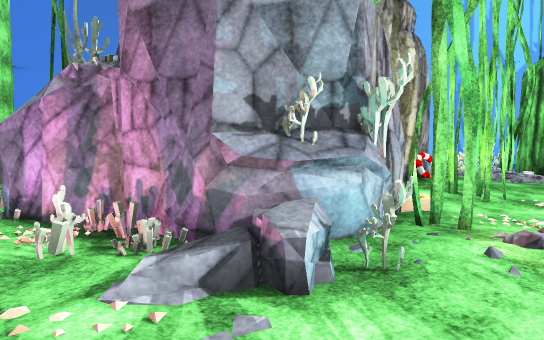
view 1 (above)

21 first-person views from a walk through a Unity game level. The camera is 1.2 m above the floor, tilts 4° down and sees 75° across. The floor is counted in squares, 1 m on a side. Each view is taken from the middle of a square. On the plan, view 1 faces up. The plan holds only what a view shows up to about 14 squares ahead; the rest is blank. The place goes on beyond the plan. The player character is not drawn. Some animated figures are not drawn. Some surface patterns are stand-ins.

view 2
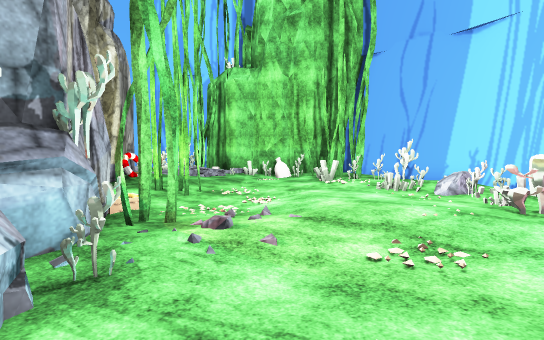

view 3
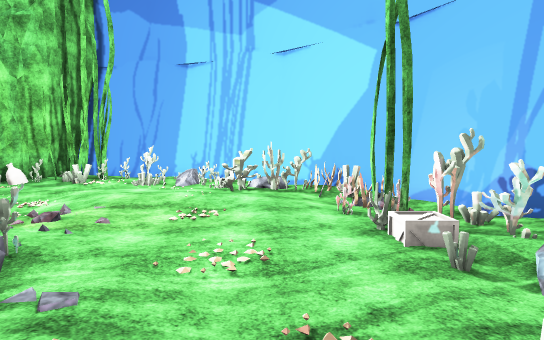

view 4
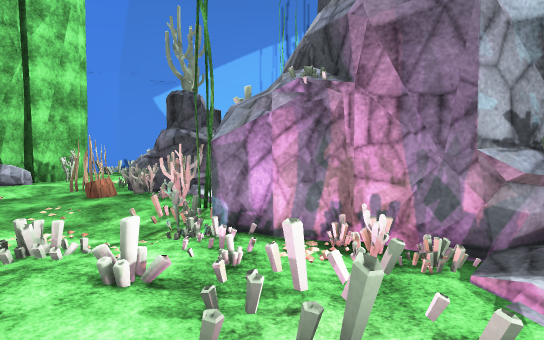

view 5
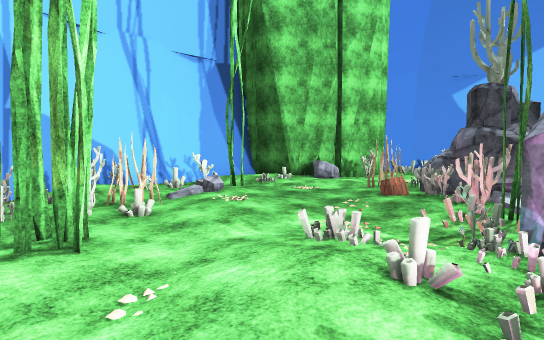

view 6
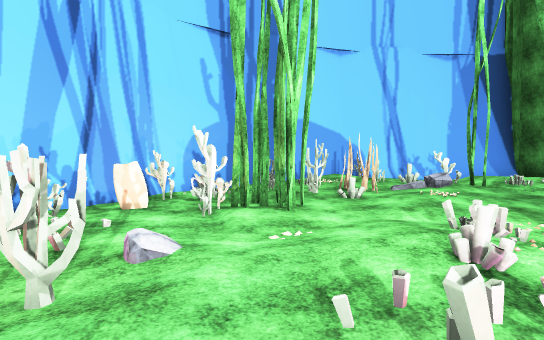

view 7
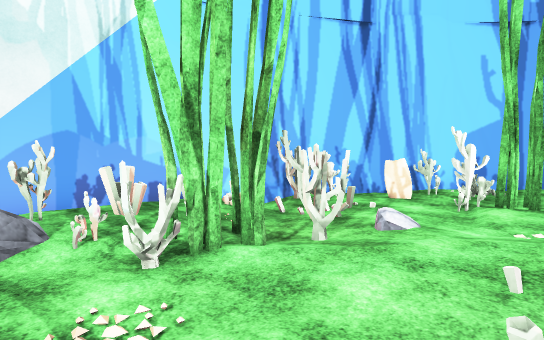

view 8
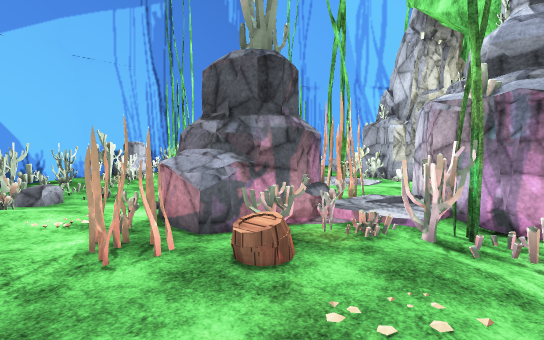

view 9
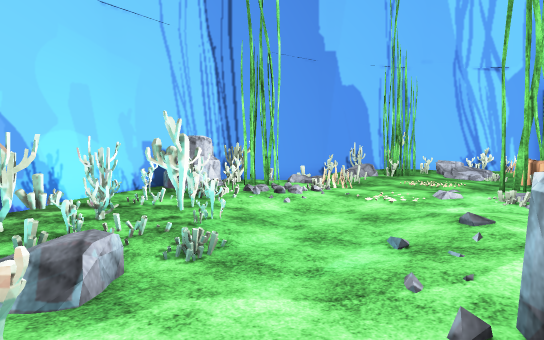

view 10
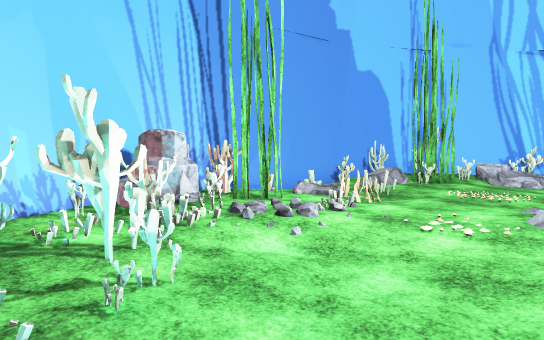

view 11
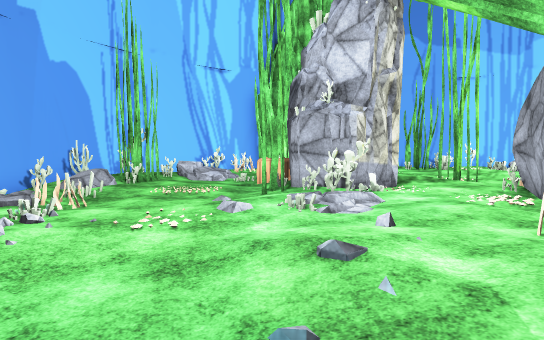

view 12
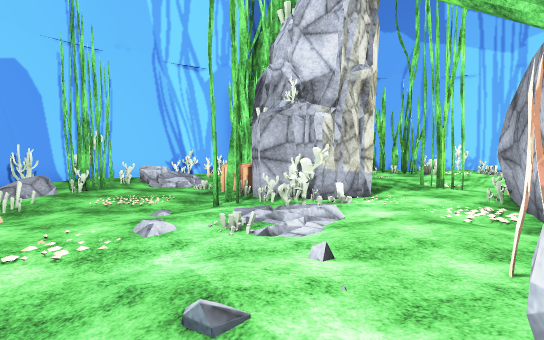

view 13
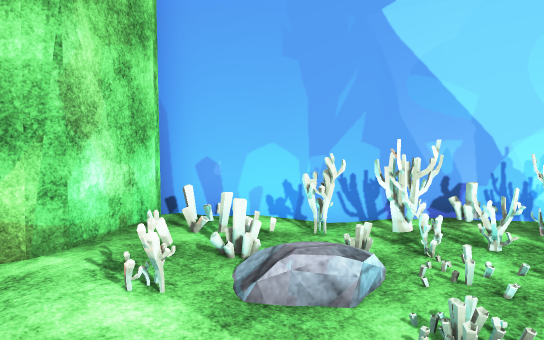

view 14
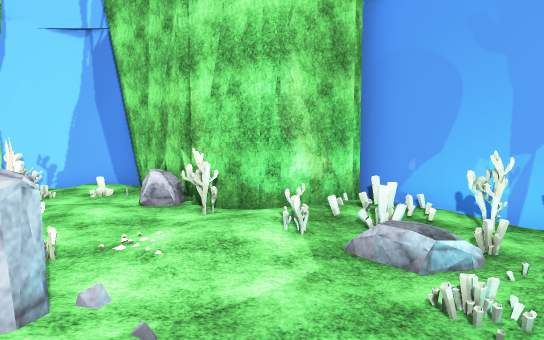

view 15
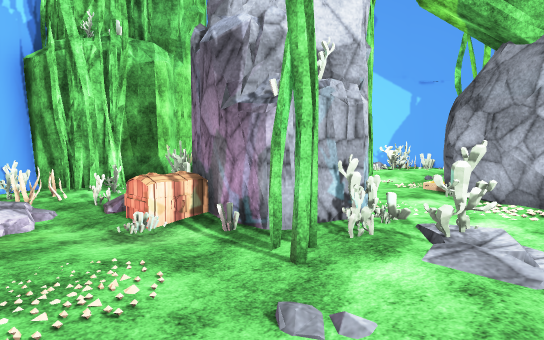

view 16
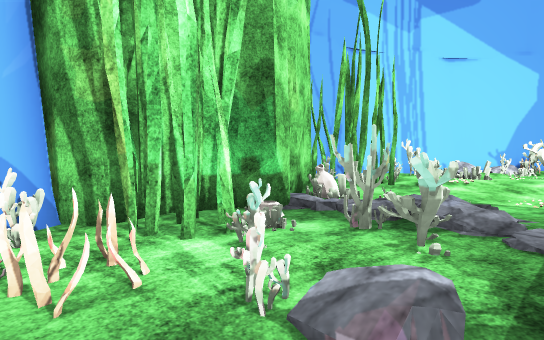

view 17
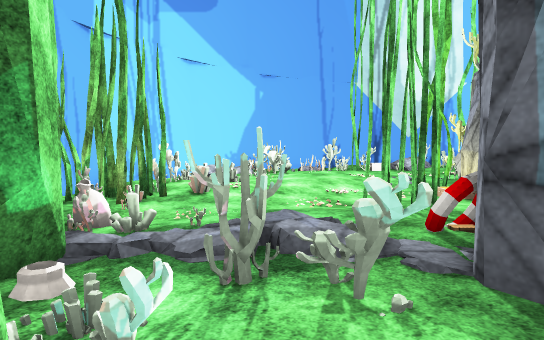

view 18
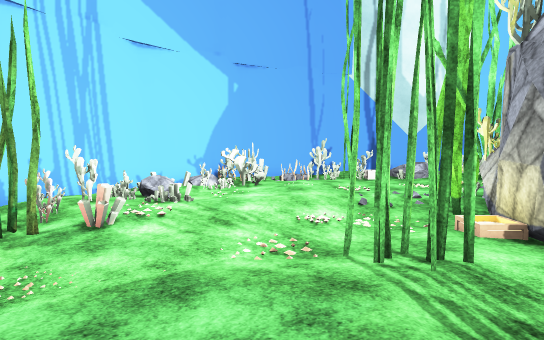

view 19
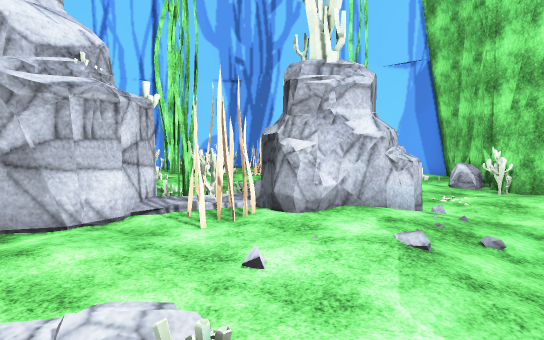

view 20
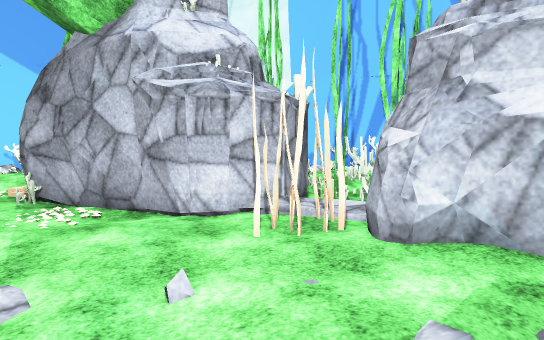

view 21
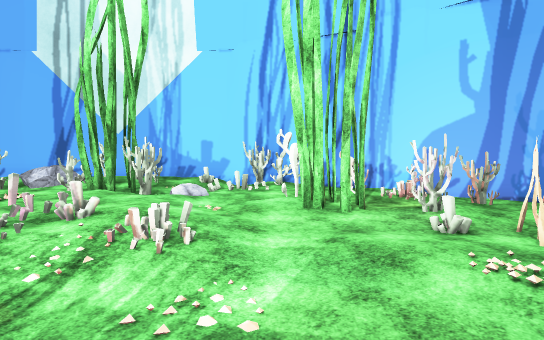

### Floor plan
Key: @ floor where view 1 was taken; # wall or solid block; . main floor; : floor 0.25 m higher than the main floor; / step, stairs or slope; = window, fence, low wall or low ledge; R rock; B bag; C chest; O other object.
Columns run from 15 left of view 1 to 12 right of it. Each row starts with its distance up from view 1.
 22              #####
 21         #####=#=#####
 20       ###.ORR#  OO.O###
 19      ##OOOOO:#.OO/ #O:##
 18     ##.OOO.O::O...##O: ##
 17    ##.OOOO..:.......OO O##
 16    #:O/OOO...O...O...:..O#
 15    ##:O/......///..O...O###
 14     #:O...//:.::.#O.COO:##
 13     #O::.::::.OOORRRRO:O##
 12   ###..ORRRR:..O:RRRR:O.##
 11   #R.:.ORRRRO::..O#RR////##
 10 ###O...ORRROO.:OOORR::/OOB#
  9 #::O.O..OOO:RRROO ..::...B#
  8 #.........ORRRR#RR.##..O.###
  7 #O  :...O.#RRR   R...O...###
  6 ##O /:.....RRR   R ....:O.O#
  5 ##://:O..O.RRRR R##OO:::OO.#
  4  #:O..::.O/OOORRR://:::OO::#
  3  #:OOO.../:OOOORO.::::O.OO.#
  2  ##O.O...:::::O/...:O::O:O##
  1   #.OO.#.O:::.:.O..O::OOO/#
  0   ##...#../::.O@...:::OO/##
 -1    ##OO....O##.....O....##
 -2     ##OO.O..##..O:#.OOO##
 -3      ##.O...O:OR/O.OO/##
 -4       ###.O.:OO  .O.###
 -5         #####::/#####
 -6            #######

Where each view was taken, in squares from view 1:
view 1: 0 up, 0 right, facing up
view 2: 0 up, 0 right, facing up-right
view 3: 0 up, 3 left, facing right
view 4: 0 up, 3 left, facing up
view 5: 0 up, 3 left, facing up-left
view 6: 1 up, 1 left, facing left
view 7: 2 up, 0 right, facing down-left
view 8: 6 up, 10 left, facing up-right
view 9: 12 up, 9 left, facing up-right
view 10: 14 up, 7 left, facing up-right
view 11: 14 up, 7 left, facing right
view 12: 13 up, 6 left, facing right
view 13: 13 up, 6 left, facing up-left
view 14: 14 up, 4 left, facing left
view 15: 17 up, 1 left, facing down-right
view 16: 16 up, 5 right, facing down-right
view 17: 15 up, 7 right, facing down
view 18: 12 up, 6 right, facing down
view 19: 15 up, 0 right, facing down-left
view 20: 15 up, 3 left, facing down
view 21: 8 up, 7 left, facing down
